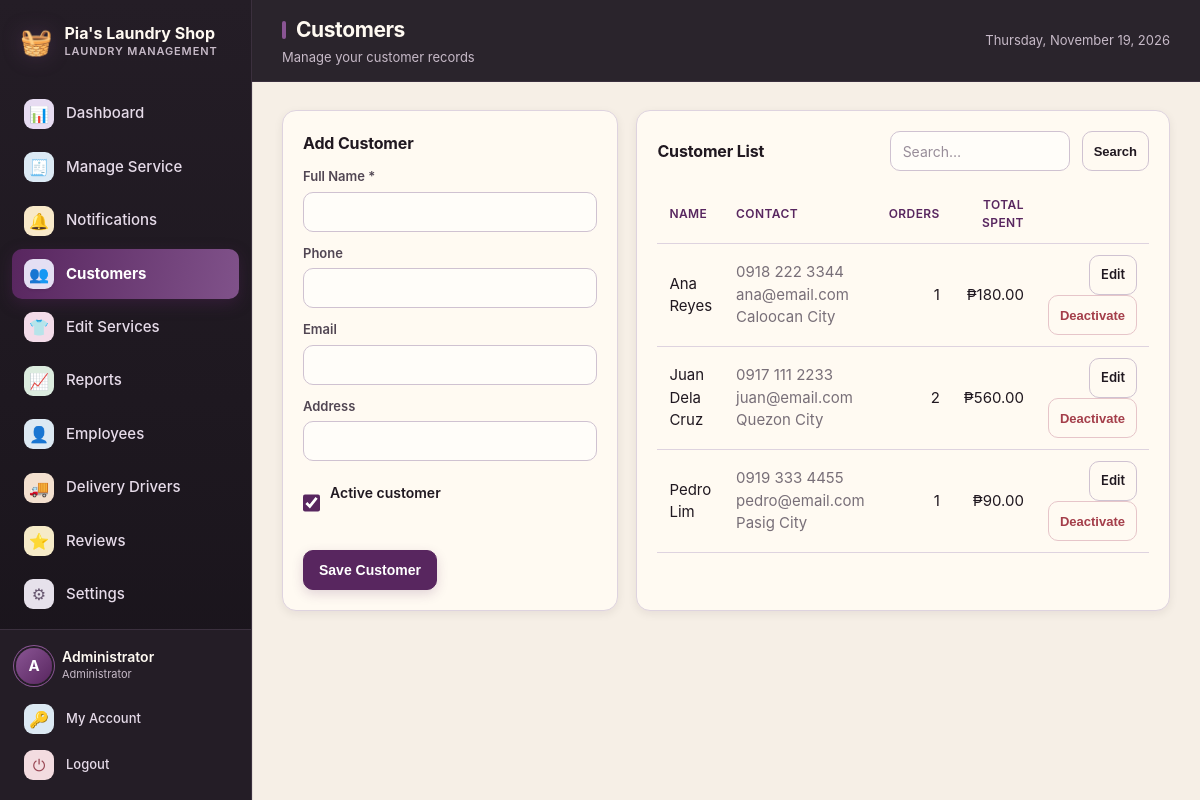
/customers.php (signed in), run on an earlier commit of the app's database.
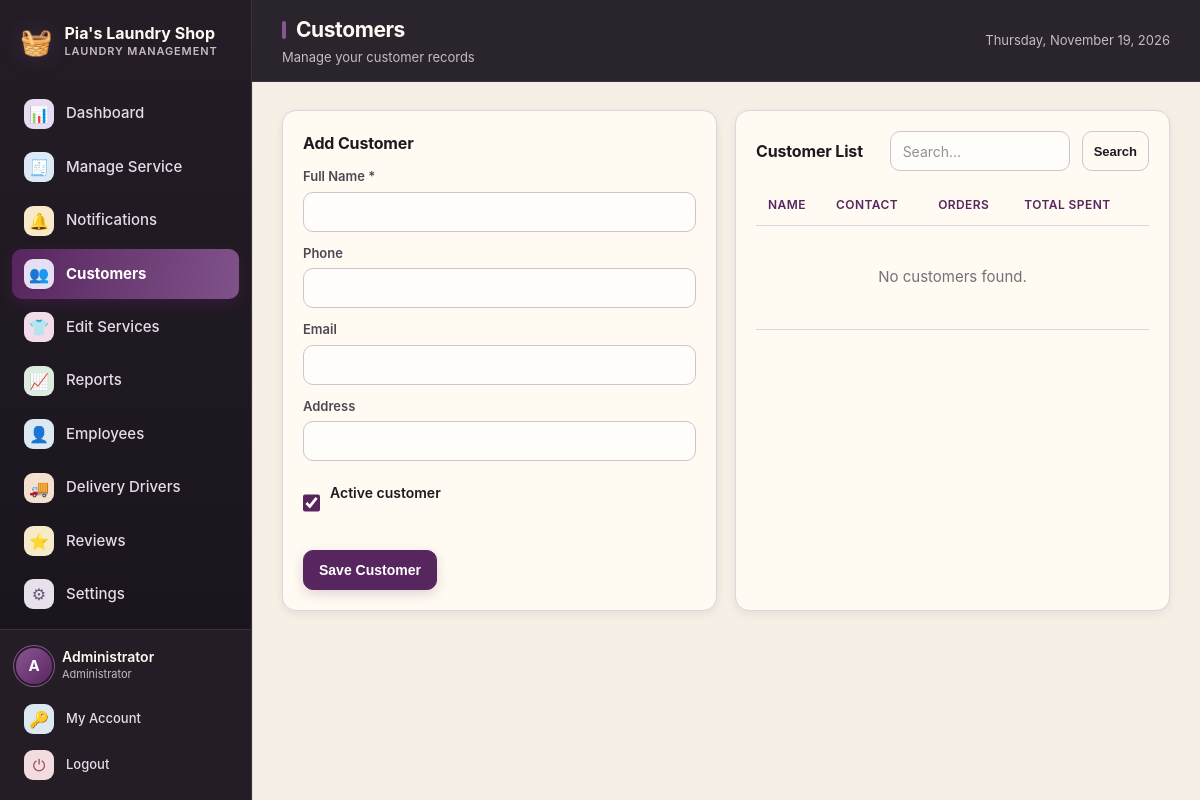
And on a later commit of the database.
### tables this page shows
CREATE TABLE users (
  id          INT UNSIGNED NOT NULL AUTO_INCREMENT,
  full_name   VARCHAR(100) NOT NULL,
  username    VARCHAR(50)  NOT NULL,
  password    VARCHAR(255) NOT NULL,
  email       VARCHAR(120) DEFAULT NULL,
  phone       VARCHAR(30)  DEFAULT NULL,
  role        ENUM('admin','staff') NOT NULL DEFAULT 'staff',
  is_active   TINYINT(1)   NOT NULL DEFAULT 1,
  created_at  DATETIME     NOT NULL DEFAULT CURRENT_TIMESTAMP,
  PRIMARY KEY (id),
  UNIQUE KEY uq_users_username (username)
);

CREATE TABLE customers (
  id          INT UNSIGNED NOT NULL AUTO_INCREMENT,
  name        VARCHAR(100) NOT NULL,
  phone       VARCHAR(30)  DEFAULT NULL,
  profile_photo MEDIUMTEXT DEFAULT NULL,
  email       VARCHAR(120) DEFAULT NULL,
  address     VARCHAR(255) DEFAULT NULL,
  is_active   TINYINT(1)   NOT NULL DEFAULT 1,
  created_at  DATETIME     NOT NULL DEFAULT CURRENT_TIMESTAMP,
  PRIMARY KEY (id),
  KEY idx_customers_name (name),
  UNIQUE KEY uq_customers_email (email)
);

### includes/functions.php (called while the page is built, shortened)
<?php
function e($value): string
{
    return htmlspecialchars((string) $value, ENT_QUOTES, 'UTF-8');
}
function money($amount): string
{
    return '₱' . number_format((float) $amount, 2);
}
function get_setting(string $key, string $default = ''): string
{
    static $cache = null;
    if ($cache === null) {
        $cache = [];
        foreach (db()->query("SELECT `key`, `value` FROM settings") as $row) {
            $cache[$row['key']] = (string) $row['value'];
        }
    }
    return $cache[$key] ?? $default;
}
function asset_prefix(): string
{
    static $prefix = null;
    if ($prefix !== null) {
        return $prefix;
    }
    $appRoot   = realpath(__DIR__ . '/..');
    $scriptDir = realpath(dirname($_SERVER['SCRIPT_FILENAME'] ?? __FILE__));
    $prefix = '';
    if ($appRoot && $scriptDir && strpos($scriptDir, $appRoot) === 0) {
        $rel = trim(str_replace('\\', '/', substr($scriptDir, strlen($appRoot))), '/');
    }
    return $prefix;
}
function asset(string $path): string
{
    return asset_prefix() . ltrim($path, '/');
}

### config/database.php (called while the page is built, shortened)
<?php
function db(): PDO
{
    static $pdo = null;
    if ($pdo === null) {
        try {
            $pdoOptions = [
                PDO::ATTR_ERRMODE            => PDO::ERRMODE_EXCEPTION,
                PDO::ATTR_DEFAULT_FETCH_MODE => PDO::FETCH_ASSOC,
                PDO::ATTR_EMULATE_PREPARES   => false,
            ];
            $dsn = 'mysql:host=' . DB_HOST . ';port=' . DB_PORT . ';dbname=' . DB_NAME . ';charset=' . DB_CHARSET;
            $environmentDatabaseName = getenv('DB_NAME');
            $railwayDatabaseName = getenv('MYSQLDATABASE');
            $useAutomaticLocalSelection = ($environmentDatabaseName === false || $environmentDatabaseName === '')
                && ($railwayDatabaseName === false || $railwayDatabaseName === '');
            if ($useAutomaticLocalSelection) {
                try {
                    $pdo = new PDO($dsn, DB_USER, DB_PASS, $pdoOptions);
                } catch (PDOException $e) {
                    $isUnknownDatabase = isset($e->errorInfo[1]) && (int) $e->errorInfo[1] === 1049;
                    if (!$isUnknownDatabase) {
                        throw $e;
                    }
                    $legacyDsn = 'mysql:host=' . DB_HOST . ';port=' . DB_PORT . ';dbname=laundry_pos;charset=' . DB_CHARSET;
                    $pdo = new PDO($legacyDsn, DB_USER, DB_PASS, $pdoOptions);
                    error_log('Using legacy laundry_pos database because laundry_pias is not present.');
                }
            } else {
                $pdo = new PDO($dsn, DB_USER, DB_PASS, $pdoOptions);
            }
        } catch (PDOException $e) {
            http_response_code(500);
            exit('<h2>Database connection failed</h2>'
                . '<p>Could not connect to MySQL. Please check that:</p>'
                . '<ul>'
                . '<li>The MySQL service is <strong>running</strong> - start it from the XAMPP Control Panel, or click Start All in Laragon.</li>'
                . '<li>The database <code>' . htmlspecialchars(DB_NAME) . '</code> exists (import <code>database/laundry_pos.sql</code>).</li>'
                . '<li>Credentials in <code>config/database.php</code> match your setup.</li>'
                . '</ul>'
                . '<p style="color:#888"><small>' . htmlspecialchars($e->getMessage()) . '</small></p>');
        }
    }
    return $pdo;
}

### includes/auth.php (called while the page is built, shortened)
<?php
require_once __DIR__ . '/../config/database.php';
require_once __DIR__ . '/functions.php';
function current_user(): ?array
{
    static $user = null;
    if ($user === null) {
        $stmt = db()->prepare("SELECT * FROM users WHERE id = ? AND is_active = 1");
        $stmt->execute([$_SESSION['user_id']]);
        $user = $stmt->fetch() ?: null;
    }
    return $user;
}
function require_login(): void
{
    if (!current_user()) {
        redirect('login.php');
    }
}

### customers.php (the view, shortened to what this page needs)
<?php
require_once __DIR__ . '/includes/auth.php';
require_login();
$pdo = db();
$search = trim($_GET['search'] ?? '');
$editing = null;
$params = [];
$whereSql = '';
$showCustomerSpending = true;
$spendingSelect = $showCustomerSpending
    ? "(SELECT COALESCE(SUM(o.total),0) FROM orders o WHERE o.customer_id = c.id AND o.status <> 'cancelled') AS total_spent"
    : 'NULL AS total_spent';
$stmt = $pdo->prepare(
    "SELECT c.*,
            (SELECT COUNT(*) FROM orders o WHERE o.customer_id = c.id) AS order_count,
            $spendingSelect
     FROM customers c $whereSql
     ORDER BY c.name"
);
$stmt->execute($params);
$customers = $stmt->fetchAll();
$pageTitle = 'Customers';
$pageSubtitle = 'Manage your customer records';
include __DIR__ . '/includes/header.php';
?>
<div class="grid two">
  <div class="card">
    <h2><?= $editing ? 'Edit Customer' : 'Add Customer' ?></h2>
    <form method="post" action="customers.php">
      <label for="name">Full Name *</label>
      <input type="text" id="name" name="name" required value="<?= e($editing['name'] ?? '') ?>">
      <label for="phone">Phone</label>
      <input type="text" id="phone" name="phone" value="<?= e($editing['phone'] ?? '') ?>">
      <label for="email">Email</label>
      <input type="email" id="email" name="email" value="<?= e($editing['email'] ?? '') ?>" <?= $editing ? 'readonly aria-readonly="true"' : '' ?>>
      <label for="address">Address</label>
      <input type="text" id="address" name="address" value="<?= e($editing['address'] ?? '') ?>">
      <?php if (!$editing): ?>
      <label class="checkbox-row">
        <input type="checkbox" name="is_active" value="1"
               <?= (!isset($editing['is_active']) || (int)$editing['is_active'] === 1) ? 'checked' : '' ?>>
        <span>Active customer</span>
      </label>
      <?php else: ?>
      <p class="muted">Status: <span class="badge badge-<?= (int)$editing['is_active'] === 1 ? 'active' : 'inactive' ?>"><?= (int)$editing['is_active'] === 1 ? 'Active' : 'Inactive' ?></span>. Change status using the customer list.</p>
      <?php endif; ?>
      <div class="form-actions">
        <button type="submit" class="btn btn-primary"><?= $editing ? 'Update' : 'Save' ?> Customer</button>
      </div>
    </form>
  </div>
  <div class="card">
    <div class="card-head">
      <h2>Customer List</h2>
      <form method="get" action="customers.php" class="row-between">
        <input type="text" name="search" placeholder="Search…" value="<?= e($search) ?>" style="width:180px;">
        <button class="btn btn-outline btn-sm" type="submit">Search</button>
      </form>
    </div>
    <div class="table-wrap">
      <table>
        <thead><tr><th>Name</th><th>Contact</th><th class="num">Orders</th><?php if ($showCustomerSpending): ?><th class="num">Total Spent</th><?php endif; ?><th></th></tr></thead>
        <tbody>
          <?php if (!$customers): ?>
            <tr><td colspan="<?= $showCustomerSpending ? 5 : 4 ?>" class="empty-state">No customers found.</td></tr>
          <?php endif; ?>
          <?php foreach ($customers as $c): ?>
          <tr>
            <td>
              <?= e($c['name']) ?>
            </td>
            <td class="muted"><div><?= e($c['phone'] ?: '—') ?></div><?php if ($c['email']): ?><div><?= e($c['email']) ?></div><?php endif; ?><?php if ($c['address']): ?><div class="small"><?= e($c['address']) ?></div><?php endif; ?></td>
            <td class="num"><?= (int)$c['order_count'] ?></td>
            <?php if ($showCustomerSpending): ?><td class="num"><?= money($c['total_spent']) ?></td><?php endif; ?>
            <td class="right">
              <a class="btn btn-outline btn-sm" href="customers.php?id=<?= (int)$c['id'] ?>">Edit</a>
              <?php $customerActive = (int)($c['is_active'] ?? 1) === 1; ?>
              <form method="post" action="customers.php" style="display:inline;"
                    onsubmit="return confirm('<?= $customerActive ? 'Deactivate' : 'Reactivate' ?> this customer account?<?= $customerActive ? ' They will be signed out of the mobile app; order history will be preserved.' : '' ?>');">
                <button class="btn <?= $customerActive ? 'btn-danger' : 'btn-outline' ?> btn-sm" type="submit"><?= $customerActive ? 'Deactivate' : 'Activate' ?></button>
              </form>
            </td>
          </tr>
          <?php endforeach; ?>
        </tbody>
      </table>
    </div>
  </div>
</div>
<?php include __DIR__ . '/includes/footer.php'; ?>

### includes/header.php (shortened to what this page needs)
<?php
$user     = current_user();
$shopName = get_setting('shop_name', "Pia's Laundry Shop");
$active   = basename($_SERVER['PHP_SELF'] ?? '');
$prefix   = asset_prefix();
$notificationSummary = db()->prepare("SELECT COALESCE(MAX(id), 0) AS latest_id, COALESCE(SUM(CASE WHEN is_read = 0 THEN 1 ELSE 0 END), 0) AS unread_count FROM notifications WHERE audience = 'staff' AND audience_id = ?");
$notificationSummary->execute([(int)$user['id']]);
$notificationState = $notificationSummary->fetch() ?: ['latest_id' => 0, 'unread_count' => 0];
$nav = [
    ['Dashboard',    'dashboard.php',  '&#128202;', false],
    ['Manage Service','orders.php',    '&#129534;', false],
    ['Notifications','notifications.php','&#128276;', false],
    ['Customers',    'customers.php',  '&#128101;', false],
    ['Edit Services','services.php',   '&#128085;', true],
    ['Reports',      'reports.php',    '&#128200;', true],
    ['Employees',    'employees.php',  '&#128100;', true],
    ['Delivery Drivers', 'delivery_drivers.php', '&#128666;', false],
    ['Reviews',      'reviews.php',     '&#11088;', true],
    ['Settings',     'settings.php',   '&#9881;', true],
];
?>
<!DOCTYPE html>
<html lang="en">
<head>
<link rel="stylesheet" href="<?= e(asset('assets/css/style.css')) ?>?v=booking-history-20261117">
</head>
<body>
<div class="app" data-notification-poll-url="<?= e($prefix) ?>notification_poll.php" data-notification-latest-id="<?= (int)$notificationState['latest_id'] ?>">
  <aside class="sidebar" id="sidebar" aria-label="Main navigation">
    <div class="brand">
      <span class="brand-icon">&#129530;</span>
      <div class="brand-text">
        <div class="brand-name"><?= e($shopName) ?></div>
        <div class="brand-sub">Laundry Management</div>
      </div>
    </div>
    <nav class="nav">
      <?php foreach ($nav as $item):
          [$label, $href, $icon, $adminOnly] = $item; $iconClass = 'nav-icon-' . preg_replace('/[^a-z0-9_-]/i', '', pathinfo($href, PATHINFO_FILENAME));
          $isActive = ($active === $href || $active === basename($href)) ? ' active' : '';
      ?>
      <a class="nav-link<?= $isActive ?>" href="<?= e($prefix . $href) ?>">
        <span class="nav-icon <?= e($iconClass) ?>"><?= $icon ?></span>
        <span><?= e($label) ?></span>
      </a>
      <?php endforeach; ?>
    </nav>
    <div class="sidebar-footer">
      <div class="user-chip">
        <div class="avatar"><?= e(strtoupper(substr($user['full_name'], 0, 1))) ?></div>
        <div class="user-meta">
          <div class="user-name"><?= e($user['full_name']) ?></div>
          <div class="user-role"><?= $user['role'] === 'admin' ? 'Administrator' : 'Staff' ?></div>
        </div>
      </div>
      <a class="nav-link small" href="<?= e($prefix) ?>profile.php"><span class="nav-icon nav-icon-profile">&#128273;</span><span>My Account</span></a>
      <a class="nav-link small" href="<?= e($prefix) ?>logout.php"><span class="nav-icon nav-icon-logout">&#9211;</span><span>Logout</span></a>
    </div>
  </aside>
  <div class="main">
    <header class="topbar">
      <div class="topbar-title">
        <h1><?= isset($pageTitle) ? e($pageTitle) : 'Dashboard' ?></h1>
        <?php if (isset($pageSubtitle)): ?><p><?= e($pageSubtitle) ?></p><?php endif; ?>
      </div>
      <div class="topbar-right">
        <span class="today"><?= e(date('l, F j, Y')) ?></span>
      </div>
    </header>
    <main class="content">

### includes/footer.php (shortened to what this page needs)
    </main>
  </div>
</div>
</body>
</html>

What changed in the data, as far as the page shows it:
removed customers: name "Ana Reyes", phone "0918 222 3344", email "ana@email.com", address "Caloocan City", order_count "1", total_spent "₱180.00", is_active "Deactivate"
removed customers: name "Juan Dela Cruz", phone "0917 111 2233", email "juan@email.com", address "Quezon City", order_count "2", total_spent "₱560.00", is_active "Deactivate"
removed customers: name "Pedro Lim", phone "0919 333 4455", email "pedro@email.com", address "Pasig City", order_count "1", total_spent "₱90.00", is_active "Deactivate"
Also different on the page:
text now shown: "No customers found."
